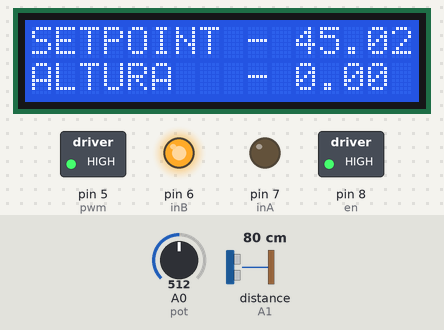
Simulated run of this program. Board: Arduino Uno, built with avr-gcc and run on an emulated ATmega328P. On the bench: 16×2 character LCD, switched loads named in the program (green lamp = pin HIGH), output pins drawn as LEDs (lit = HIGH). Wiring (inferred from the names in the program): ultrasonic range finder: trigger A2; echo A1. The inputs (shaded band) are chosen by the test bench; at power-on: distance to the obstacle (sensor on A1) 80 cm, A0 (pot) = 512. The echo pulse lasts 58.3 µs per cm; pins used as bus, display or sensor lines are not drawn; what the program prints to the serial monitor is not drawn.

Above: at 1.2 s.
1.3 s: distance to the obstacle (sensor on A1) set to 45 cm
At 2.5 s:
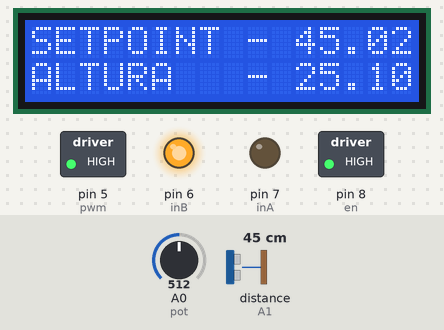
3.1 s: distance to the obstacle (sensor on A1) set to 37 cm
At 3.38 s:
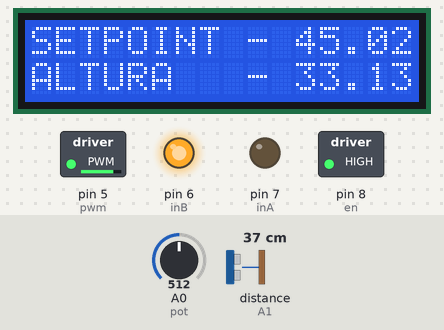
5.2 s: A0 (pot) set to 306
At 7.8 s:
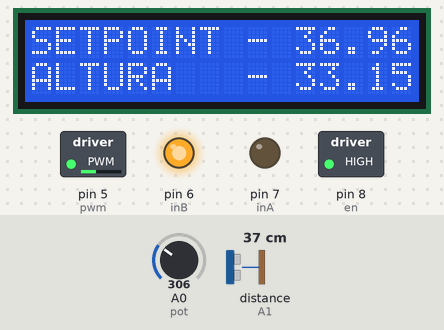
8.2 s: distance to the obstacle (sensor on A1) set to 4 cm
At 8.4 s:
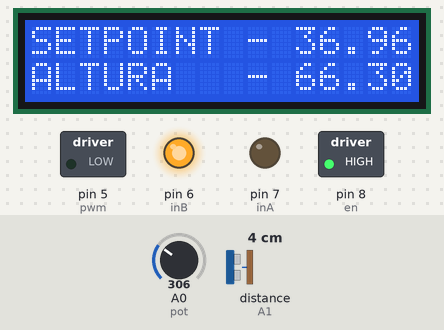
10.3 s: A0 (pot) set to 900
At 11.7 s:
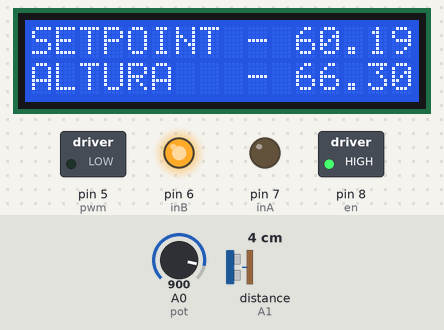
12.0 s: distance to the obstacle (sensor on A1) set to 18 cm
At 12.22 s:
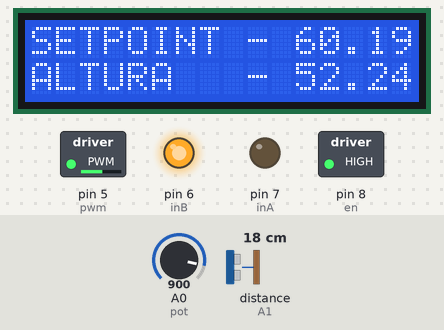
Timing chart, 0 to 15.0 s (numbered marks = the images above; inputs shaded):
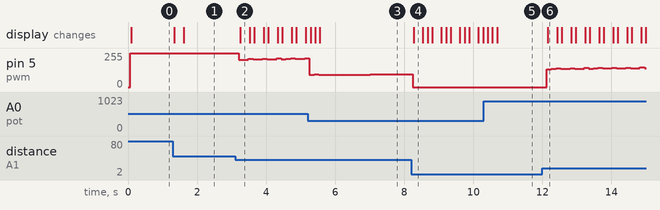

Measured:
- the behaviour switches between 41 and 40 cm on distance to the obstacle (sensor on A1) (found by bisection; images 1 and 2)
- after the input at 1.3 s, the display: first changes at once (image 1 shows a later state)
- after the input at 3.1 s, pin 5 (pwm): 255/255 → 206/255 after 0.11 s, → 212/255 0.27 s later, → 207/255 0.14 s later, → 208/255 0.14 s later, … (12 changes in this stretch); the display: changes after 0.15 s (image 2)
- after the input at 5.2 s, the display: first changes after 0.09 s (image 3 shows a later state)
- after the input at 8.2 s, the display: changes after 0.07 s (image 4)

The program:

main.cpp
```cpp
#include <Arduino.h>

#include <Wire.h>
#include <LiquidCrystal_I2C.h>

const int pot = A0;         //potenciometro
const int echoPin = A1;     //sensor ultrassonico
const int triggerPin = A2;  //sensor ultrassonico

//portas ponte h
const int pwm = 5;
const int inB = 6;
const int inA = 7;
const int en  = 8;
const int gnd = 9;
const int vcc = 10;

const float cone_height = 70.0;   //altura fixa do cone

float distance_cm;     //distancia medida pelo sensor
float height;         // altura da agua
float setpoint;       // altura para a agua se manter

float error = 0.0, sum_error = 0.0;    //erro e somatorio do erro usado nas constantes de controle
float kp = 15.0, ki = 0.4;              //constantes de controle

float dt = 0.1;             //delay

float PI_value;            //controle PI
uint8_t pwm_value;         //valor da porta pwm

LiquidCrystal_I2C lcd(0x27,16,2);   //lcd com modulo i2c

float readUltrasonicDistance()     //calculo da distancia medida pelo sensor
{
  digitalWrite(triggerPin, LOW);
  delayMicroseconds(2);

  digitalWrite(triggerPin, HIGH);
  delayMicroseconds(10);
  digitalWrite(triggerPin, LOW);

  distance_cm = 0.01723 * pulseIn(echoPin, HIGH);

  if (distance_cm < 0) distance_cm = 0.0;        //nao pode diminuir de zero
  else if (distance_cm > 70.0) distance_cm = 70.0;   //nao pode passar da altura maxima

  return distance_cm;
}

float controlMotor(float PI_value)          //controle da bomba
{

  if(PI_value < 50.0) pwm_value = 0;
  else if(PI_value > 255.0) pwm_value = 255;
  else pwm_value = (int) PI_value;

  analogWrite(pwm, pwm_value);
}


void setup()          //set das variaveis
{
  pinMode(triggerPin, OUTPUT);
  pinMode(echoPin, INPUT);
  pinMode(pot, INPUT);

  pinMode(pwm, OUTPUT);
  pinMode(inA, OUTPUT);
  pinMode(inB, OUTPUT);
  pinMode(en,  OUTPUT);
  pinMode(gnd, OUTPUT);
  pinMode(vcc, OUTPUT);

  digitalWrite(inA, LOW);
  digitalWrite(inB, HIGH);
  digitalWrite(en,  HIGH);
  digitalWrite(gnd, LOW);
  digitalWrite(vcc, HIGH);

  lcd.init();

  Serial.begin(9600);
}

void loop()
{
  setpoint = 25.0 + 40.0*analogRead(pot)/1023.0;
  //
  distance_cm = readUltrasonicDistance();    //leitura do sensor
  height = cone_height - distance_cm;       //calculo da altura da agua
  //
  error = setpoint - height;            //calculo do erro
  sum_error += error;                   //calculo do somatorio do erro
  //
  PI_value = kp*error + ki*sum_error*dt;       //calculo do controle PI
//
  controlMotor(PI_value);                   //o controle PI controla a bomba
//
  lcd.setBacklight(HIGH);          //lcd
//
  lcd.setCursor(0,0);
  lcd.print("SETPOINT - ");
  lcd.print(setpoint, 2);
//
  lcd.setCursor(0,1);
  lcd.print("ALTURA   - ");
  lcd.print(height, 2);
//
  // Serial.print("Setpoint:" );         //serial print
  // Serial.print(setpoint);
  // Serial.println(" cm");
  //
  //Serial.print("Altura:" );
  //Serial.print(height);
  //Serial.println("cm");
  //
//
  // Serial.print("Erro:" );
  // Serial.println(error);
  // //
  // Serial.print("Sum Erro:" );
  // Serial.println(sum_error);
  // //
  // Serial.print("PI:" );
  Serial.println(PI_value);
  //
  Serial.println();

  delay(1000*dt);         //delay
}
```
